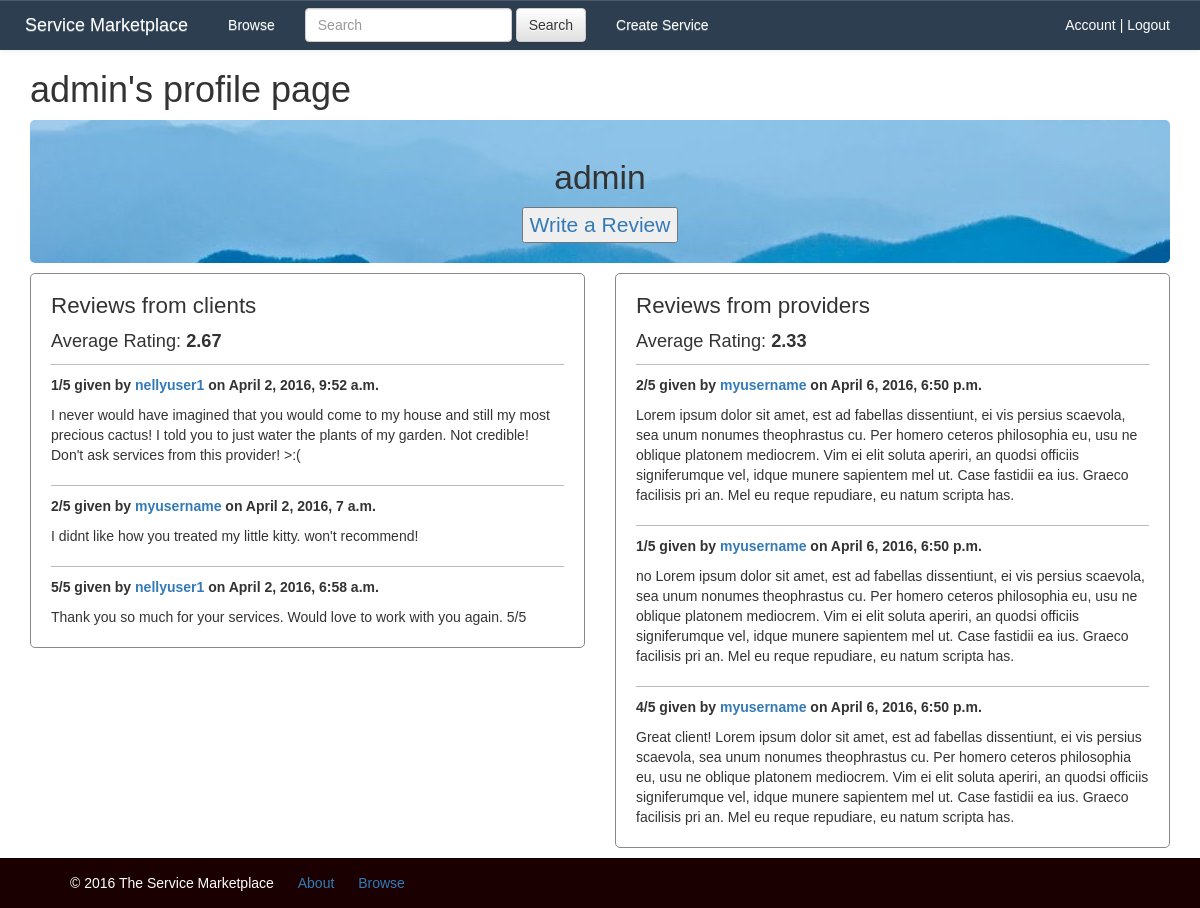
Screenshot of /user/admin/ with the database file from the repository.
### market/models.py (models this page shows, shortened)
class Review(models.Model):
    RATINGS = (
        (1, '1'),
        (2, '2'),
        (3, '3'),
        (4, '4'),
        (5, '5'),
    )
    TYPE = (
        ('client', 'Client'),
        ('provider', 'Provider'),
    )
    rating = models.IntegerField(choices=RATINGS)
    user = models.ForeignKey(settings.AUTH_USER_MODEL, related_name='review')
    account_type = models.CharField(max_length=8, choices=TYPE, default='client')
    author = models.ForeignKey(
        settings.AUTH_USER_MODEL,
        related_name='review_author',
        null=True,
        blank=True
    )
    comment = models.TextField()
    created_date = models.DateTimeField(default=timezone.now)
    class Meta:
        permissions = (
            ('can_add_review', 'can_add_review'),
        )

### market/views.py (the view)
# urls.py: url(r'^user/(?P<username>[\w.@+-]+)/$', views.user_profile, name="user_profile"),
def user_profile(request, username):
    user = User.objects.get(username=username)
    if request.user == user:
        return HttpResponseRedirect('/my_account/')
    owner = is_owner(request=request, username=username)
    avg_rating_c = get_avg_rating(username=user, mode='client')
    avg_rating_p = get_avg_rating(username=user, mode='provider')
    reviews = Review.objects.filter(user=user).order_by('-created_date')
    reviews_clients = reviews.filter(account_type='client')
    reviews_providers = reviews.filter(account_type='provider')
    return render(
        request,
        'market/user_profile.html', {
            'user': user,
            'avg_rating_clients': avg_rating_c,
            'avg_rating_providers': avg_rating_p,
            'reviews_clients': reviews_clients,
            'reviews_providers': reviews_providers,
            'is_owner': owner,
        }
    )

### market/functions.py (called while the page is built)
def is_owner(request=None, service=None, username=None,
             args=None, if_true=None):
    if request is None:
        return False
    elif service is None and username is None:
        return False
    if service is not None:
        result = request.user == service.client
    elif username is not None:
        result = request.user.username == username
    if args is not None:
        args['is_owner'] = result
        if if_true is not None:
            for key, value in if_true.items():
                args[key] = value
    return result

def get_avg_rating(username, mode):
    ratings = Review.objects.filter(user=username, account_type=mode)
    avg_rating = ratings.aggregate(Avg('rating'))
    if avg_rating.get('rating__avg') is None:
        return 0
    else:
        return format(avg_rating.get('rating__avg'), '.2f')

### market/templates/market/user_profile.html (shortened to what this page needs)
{% extends "market/base.html" %}
{% block css %}
{% load staticfiles %}
    <link rel="stylesheet" href="{% static 'css/user_profile.css' %}">
{% endblock %}
{% block content %}
    <div class="container">
        <h1>{{ user.username }}'s profile page</h1>
        <div class="profile-info">
            <h3>{{ user.username }}</h3>
            {% if user.is_authenticated and not is_owner %}
            <div>
                <a href='add_review'><input type=button value="Write a Review"></a>
            </div>
            {% endif %}
        </div>
        <div class="row">
            <div class="col-sm-6">
                <div class="column">
                    <h3>Reviews from clients</h3>
                    {% if reviews_clients %}
                    <p class="rating">Average Rating: <span class="bold">{{ avg_rating_clients }}</span></p>
                        {% for review in reviews_clients %}
                            <div class="review">
                                <p class="bold">{{ review.rating }}/5 given by
                                    {% if review.author == request.user %}
                                        <a href="{% url 'user_profile' username=review.author %}">{{ review.author }} (you)</a>
                                    {% else %}
                                        <a href="{% url 'user_profile' username=review.author %}">{{ review.author }}</a>
                                    {% endif %}
                                on <span class="date">{{ review.created_date }}</span></p>
                                <p>{{ review.comment }}</p>
                            </div>
                        {% endfor %}
                    {% else %}
                        <p>{{ user.username }} has no reviews from clients.</p>
                    {% endif %}
                </div>
            </div>
            <div class="col-sm-6">
                <div class="column">
                    <h3>Reviews from providers</h3>
                    {% if reviews_providers %}
                    <p class="rating">Average Rating: <span class="bold">{{ avg_rating_providers }}</span></p>
                        {% for review in reviews_providers %}
                            <div class="review">
                                <p class="bold">{{ review.rating }}/5 given by
                                    {% if review.author == request.user %}
                                        <a href="{% url 'user_profile' username=review.author %}">{{ review.author }} (you)</a>
                                    {% else %}
                                        <a href="{% url 'user_profile' username=review.author %}">{{ review.author }}</a>
                                    {% endif %}
                                on <span class="date">{{ review.created_date }}</span></p>
                                <p>{{ review.comment }}</p>
                            </div>
                        {% endfor %}
                    {% else %}
                        <p>{{ user.username }} has no reviews from providers.</p>
                    {% endif %}
                </div>
            </div>
        </div>
    </div>
{% endblock %}

### market/static/css/base.css (style rules this page uses)
html, body { margin:0; padding:0; height:100%; font-family: 'Montserrat', sans-serif; }

### market/static/css/user_profile.css (style rules this page uses)
.review, .service { padding: 10px 0; border-top: 1px solid #bbb; }
.column { border-radius: 5px; border: 1px solid #888; padding: 0 20px; margin: 10px 0; }
.rating { font-size: 1.3em; }
.bold { font-weight: bold; }
h3 { font-size: 1.6em; }
.profile-info { background-image: url(../Images/mountains.jpg); border-radius: 5px; padding: 20px; text-align: center; font-size: 1.5em; }

### rows the page displays
Review: rating "1", author "nellyuser1", created_date "April 2, 2016, 9:52 a.m.", comment "I never would have imagined that you would come to my house and still my most precious cactus! I told you to just water the plants of my garden. Not credible! Don't ask services from this provider! >:("
Review: rating "2", author "myusername", created_date "April 2, 2016, 7 a.m.", comment "I didnt like how you treated my little kitty. won't recommend!"
Review: rating "5", author "nellyuser1", created_date "April 2, 2016, 6:58 a.m.", comment "Thank you so much for your services. Would love to work with you again. 5/5"
Review: rating "2", author "myusername", created_date "April 6, 2016, 6:50 p.m.", comment "Lorem ipsum dolor sit amet, est ad fabellas dissentiunt, ei vis persius scaevola, sea unum nonumes theophrastus cu. Per homero ceteros philosophia eu, usu ne oblique platonem mediocrem. Vim ei elit soluta aperiri, an quodsi officiis signiferumque vel, idque munere sapientem mel ut. Case fastidii ea ius. Graeco facilisis pri an. Mel eu reque repudiare, eu natum scripta has."
Review: rating "1", author "myusername", created_date "April 6, 2016, 6:50 p.m.", comment "no Lorem ipsum dolor sit amet, est ad fabellas dissentiunt, ei vis persius scaevola, sea unum nonumes theophrastus cu. Per homero ceteros philosophia eu, usu ne oblique platonem mediocrem. Vim ei elit soluta aperiri, an quodsi officiis signiferumque vel, idque munere sapientem mel ut. Case fastidii ea ius. Graeco facilisis pri an. Mel eu reque repudiare, eu natum scripta has."
Review: rating "4", author "myusername", created_date "April 6, 2016, 6:50 p.m.", comment "Great client! Lorem ipsum dolor sit amet, est ad fabellas dissentiunt, ei vis persius scaevola, sea unum nonumes theophrastus cu. Per homero ceteros philosophia eu, usu ne oblique platonem mediocrem. Vim ei elit soluta aperiri, an quodsi officiis signiferumque vel, idque munere sapientem mel ut. Case fastidii ea ius. Graeco facilisis pri an. Mel eu reque repudiare, eu natum scripta has."

### other values shown
{{ user.username }} "admin"
{{ avg_rating_clients }} "2.67"
{{ avg_rating_providers }} "2.33"
